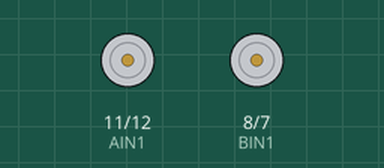
This sketch was run on a simulated Arduino Uno, built with avr-gcc and run on an emulated ATmega328P. Shown: motor-driver pin pairs drawn as motors (green arrow = first pin HIGH = forward, orange = second pin HIGH = backward, longer = more drive, scaled by the enable pin). At 2.0 s the program stops and its outputs stay as they are.

Above: at 0.1 s.
At 0.6 s:
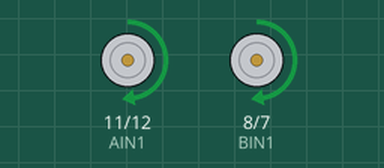
At 1.37 s:
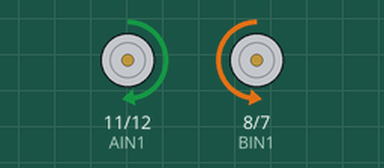
At 1.88 s:
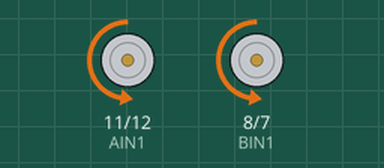
Timing chart, 0 to 3.5 s (numbered marks = the images above):
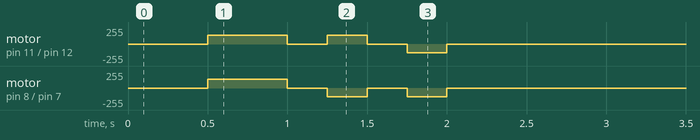

The sketch:

Lab8_Bot_Moves.ino
```cpp
/*
      ECE 1001/1002  Lab 8 bot moves
           John Lindsey   June 2019
*/
const int AIN1 = 11;
const int AIN2 = 12;
const int PWMA = 10;
const int BIN1 = 8;
const int BIN2 = 7;
const int PWMB = 9;

void setup()
{
  pinMode(AIN1, OUTPUT);
  pinMode(AIN2, OUTPUT);
  pinMode(PWMA, OUTPUT);
  pinMode(BIN1, OUTPUT);
  pinMode(BIN2, OUTPUT);
  pinMode(PWMB, OUTPUT);
}

void loop()
{
  // pause for 1/2 second--get ready!
  delay(500);
  //"Forward"
  digitalWrite(AIN1, HIGH);
  digitalWrite(AIN2, LOW);
  digitalWrite(BIN1, HIGH);
  digitalWrite(BIN2, LOW);

  analogWrite(PWMA, 256 / 2);
  analogWrite(PWMB, 256 / 2);
  delay(500);

  analogWrite(PWMA, 0);
  analogWrite(PWMB, 0);
  delay(250);

  //Turn one way or the other
  digitalWrite(AIN1, HIGH);
  digitalWrite(AIN2, LOW);
  digitalWrite(BIN1, LOW);
  digitalWrite(BIN2, HIGH);

  analogWrite(PWMA, 256 / 2);
  analogWrite(PWMB, 256 / 2);
  delay(250);

  analogWrite(PWMA, 0);
  analogWrite(PWMB, 0);
  delay(250);


  //"Reverse"

  digitalWrite(AIN1, LOW);
  digitalWrite(AIN2, HIGH);
  digitalWrite(BIN1, LOW);
  digitalWrite(BIN2, HIGH);

  analogWrite(PWMA, 256 / 2);
  analogWrite(PWMB, 256 / 2);

  delay(250);
  analogWrite(PWMA, 0);
  analogWrite(PWMB, 0);

  //infinite while loop to stop the program
  while (true)
  {
    delay(10);
  }
}
```

Measured:
- by itself, motor on pin 8 (BIN1) / pin 7 (BIN2): repeats every 0.50 s: stopped 0.25 s, backward 128/255 0.25 s, until it stays stopped from 2.0 s
- by itself, motor on pin 11 (AIN1) / pin 12 (AIN2): stopped → forward 128/255 at 0.50 s, → stopped 0.50 s later, → forward 128/255 0.25 s later, → stopped 0.25 s later, … (6 changes in this stretch)
